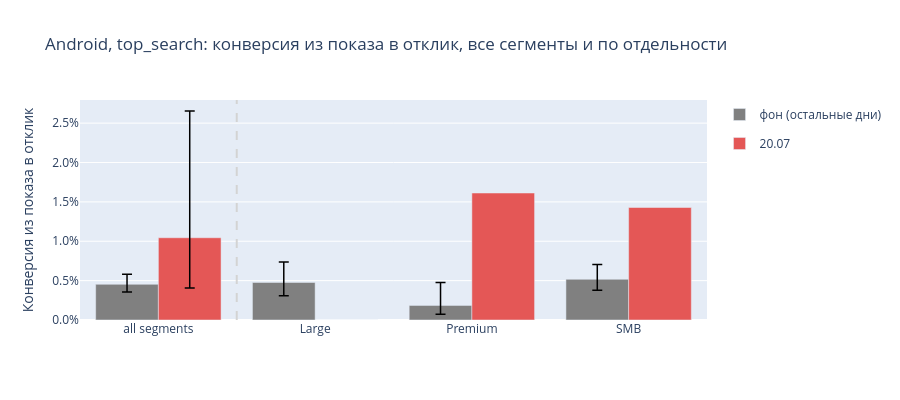

Notebook source saved alongside this figure:
### Code cell
t_android = pd.concat([
    mart[(mart["dim"] == "platform") & (mart["grp"] == "ANDROID")].assign(grp="all segments"),
    mart[mart["dim"] == "segment"],
]).set_index("grp")
base, lo, hi = t_android["response_rate_base"], t_android["response_rate_base_lo"], t_android["response_rate_base_hi"]

fig = go.Figure()
fig.add_trace(go.Bar(
    x=t_android.index, y=base, name="фон (остальные дни)", marker_color="grey", offsetgroup="base",
    error_y=dict(type="data", symmetric=False, array=hi - base, arrayminus=base - lo, color="black", thickness=1.5, width=5),
    customdata=np.column_stack([100 * base, 100 * lo, 100 * hi]),
    hovertemplate="%{x}<br>Среднее: %{customdata[0]:.2f}%<br>95% ДИ: [%{customdata[1]:.2f}%; %{customdata[2]:.2f}%]<extra>фон</extra>",
))

d, dlo, dhi = t_android["response_rate_0720"], t_android["response_rate_0720_lo"], t_android["response_rate_0720_hi"]
resp = t_android["responses_0720"]
ci_rows = ["all segments"]
no_ci_rows = [g for g in t_android.index if g != "all segments"]

def hover_0720(rows, with_ci):
    return [f"{g}<br>Среднее: {100 * d[g]:.2f}%" + (f"<br>95% ДИ: [{100 * dlo[g]:.2f}%; {100 * dhi[g]:.2f}%]" if with_ci else "") + f"<br>Откликов: {resp[g]}"
            for g in rows]

fig.add_trace(go.Bar(
    x=ci_rows, y=d[ci_rows], name="20.07", marker_color="#E45756", offsetgroup="0720", legendgroup="0720",
    error_y=dict(type="data", symmetric=False, array=(dhi - d)[ci_rows], arrayminus=(d - dlo)[ci_rows],
                 color="black", thickness=1.5, width=5),
    hovertext=hover_0720(ci_rows, True), hoverinfo="text",
))
fig.add_trace(go.Bar(
    x=no_ci_rows, y=d[no_ci_rows], name="20.07", marker_color="#E45756", offsetgroup="0720", legendgroup="0720", showlegend=False,
    hovertext=hover_0720(no_ci_rows, False), hoverinfo="text",
))
fig.add_vline(x=0.5, line_dash="dash", line_color="lightgrey")
fig.update_layout(barmode="group", height=400, yaxis_title="Конверсия из показа в отклик", yaxis_tickformat=".1%",
                  title="Android, top_search: конверсия из показа в отклик, все сегменты и по отдельности")
fig_effect = fig
fig.show()

### Figure 1 — Plotly figure (JSON) as saved in the notebook; plotly's stock layout.template omitted (floating-point values rounded to 4 significant figures)
{"data": [{"customdata": [[0.4533, 0.3545, 0.5795], [0.4766, 0.3088, 0.7351], [0.1854, 0.0721, 0.4757], [0.517, 0.3784, 0.7059]], "error_y": {"array": [0.001262, 0.002585, 0.002903, 0.001889], "arrayminus": [0.0009881, 0.001679, 0.001133, 0.001386], "color": "black", "symmetric": false, "thickness": 1.5, "type": "data", "width": 5}, "hovertemplate": "%{x}<br>Среднее: %{customdata[0]:.2f}%<br>95% ДИ: [%{customdata[1]:.2f}%; %{customdata[2]:.2f}%]<extra>фон</extra>", "marker": {"color": "grey"}, "name": "фон (остальные дни)", "offsetgroup": "base", "type": "bar", "x": ["all segments", "Large", "Premium", "SMB"], "y": [0.004533, 0.004766, 0.001854, 0.00517]}, {"error_y": {"array": [0.0161], "arrayminus": [0.006375], "color": "black", "symmetric": false, "thickness": 1.5, "type": "data", "width": 5}, "hoverinfo": "text", "hovertext": ["all segments<br>Среднее: 1.04%<br>95% ДИ: [0.41%; 2.65%]<br>Откликов: 4"], "legendgroup": "0720", "marker": {"color": "#E45756"}, "name": "20.07", "offsetgroup": "0720", "type": "bar", "x": ["all segments"], "y": [0.01044]}, {"hoverinfo": "text", "hovertext": ["Large<br>Среднее: 0.00%<br>Откликов: 0", "Premium<br>Среднее: 1.61%<br>Откликов: 1", "SMB<br>Среднее: 1.43%<br>Откликов: 3"], "legendgroup": "0720", "marker": {"color": "#E45756"}, "name": "20.07", "offsetgroup": "0720", "showlegend": false, "type": "bar", "x": ["Large", "Premium", "SMB"], "y": [0.0, 0.01613, 0.01429]}], "layout": {"barmode": "group", "height": 400, "shapes": [{"line": {"color": "lightgrey", "dash": "dash"}, "type": "line", "x0": 0.5, "x1": 0.5, "xref": "x", "y0": 0, "y1": 1, "yref": "y domain"}], "title": {"text": "Android, top_search: конверсия из показа в отклик, все сегменты и по отдельности"}, "yaxis": {"tickformat": ".1%", "title": {"text": "Конверсия из показа в отклик"}}}}
